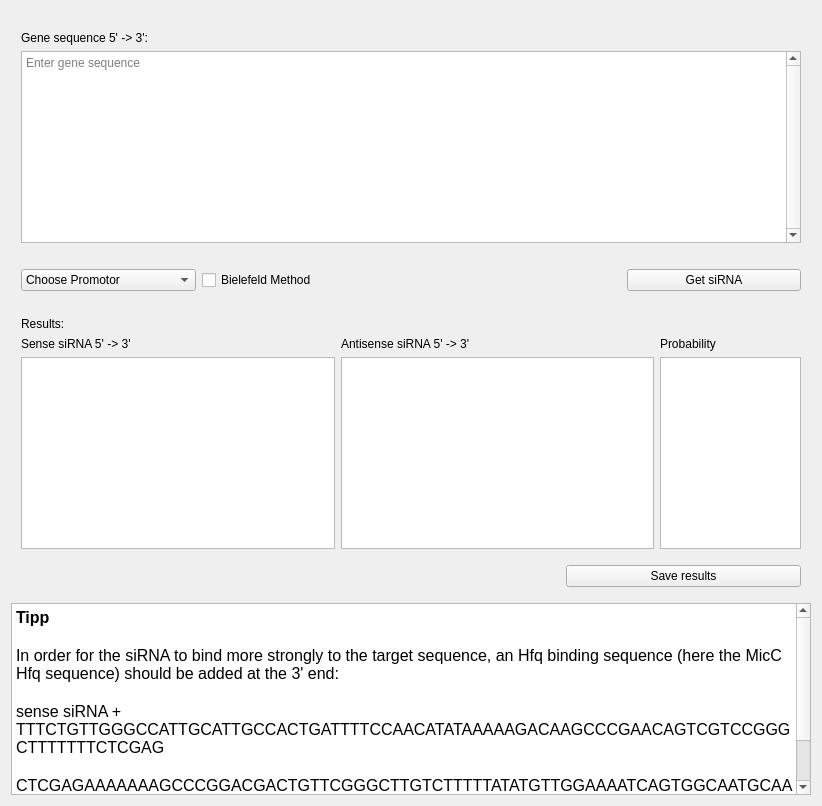
        <widget class="QWidget" name="tab">
         <property name="enabled">
          <bool>true</bool>
         </property>
         <attribute name="title">
          <string>RNAi</string>
         </attribute>
         <layout class="QVBoxLayout" name="verticalLayout_4">
          <item>
           <layout class="QVBoxLayout" name="verticalLayout_3">
            <property name="leftMargin">
             <number>10</number>
            </property>
            <property name="topMargin">
             <number>20</number>
            </property>
            <property name="rightMargin">
             <number>10</number>
            </property>
            <item>
             <widget class="QLabel" name="label">
              <property name="toolTip">
               <string notr="true"/>
              </property>
              <property name="text">
               <string>Gene sequence 5' -&gt; 3':</string>
              </property>
             </widget>
            </item>
            <item>
             <widget class="QTextEdit" name="geneSeq1">
              <property name="verticalScrollBarPolicy">
               <enum>Qt::ScrollBarAlwaysOn</enum>
              </property>
              <property name="placeholderText" stdset="0">
               <string>Enter gene sequence</string>
              </property>
             </widget>
            </item>
           </layout>
          </item>
          <item>
           <layout class="QHBoxLayout" name="horizontalLayout_2">
            <property name="leftMargin">
             <number>10</number>
            </property>
            <property name="topMargin">
             <number>20</number>
            </property>
            <property name="rightMargin">
             <number>10</number>
            </property>
            <property name="bottomMargin">
             <number>20</number>
            </property>
            <item>
             <layout class="QGridLayout" name="gridLayout_3">
              <item row="2" column="0">
               <widget class="QComboBox" name="promotor1">
                <property name="maximumSize">
                 <size>
                  <width>175</width>
                  <height>27</height>
                 </size>
                </property>
                <item>
                 <property name="text">
                  <string>Choose Promotor</string>
                 </property>
                </item>
               </widget>
              </item>
             </layout>
            </item>
            <item>
             <layout class="QGridLayout" name="gridLayout_4">
              <item row="0" column="0">
               <widget class="QCheckBox" name="checkBox">
                <property name="text">
                 <string>Bielefeld Method</string>
                </property>
               </widget>
              </item>
             </layout>
            </item>
            <item>
             <layout class="QGridLayout" name="gridLayout_6">
              <item row="0" column="0">
               <widget class="QLabel" name="label_8">
                <property name="text">
                 <string/>
                </property>
               </widget>
              </item>
             </layout>
            </item>
            <item>
             <layout class="QGridLayout" name="gridLayout_5">
              <item row="0" column="0">
               <widget class="QPushButton" name="getRNA1">
                <property name="enabled">
                 <bool>true</bool>
                </property>
                <property name="maximumSize">
                 <size>
                  <width>174</width>
                  <height>27</height>
                 </size>
                </property>
                <property name="sizeIncrement">
                 <size>
                  <width>0</width>
                  <height>0</height>
                 </size>
                </property>
                <property name="toolTip">
                 <string/>
                </property>
                <property name="text">
                 <string>Get siRNA</string>
                </property>
               </widget>
              </item>
             </layout>
            </item>
           </layout>
          </item>
          <item>
           <layout class="QVBoxLayout" name="verticalLayout_5">
            <property name="leftMargin">
             <number>10</number>
            </property>
            <property name="rightMargin">
             <number>10</number>
            </property>
            <item>
             <widget class="QLabel" name="label_3">
              <property name="text">
               <string>Results:</string>
              </property>
             </widget>
            </item>
            <item>
             <layout class="QGridLayout" name="gridLayout" columnstretch="9,2">
              <item row="0" column="1">
               <layout class="QVBoxLayout" name="verticalLayout_16" stretch="0,0">
                <property name="spacing">
                 <number>6</number>
                </property>
                <property name="sizeConstraint">
                 <enum>QLayout::SetDefaultConstraint</enum>
                </property>
                <property name="leftMargin">
                 <number>0</number>
                </property>
                <item>
                 <widget class="QLabel" name="label_15">
                  <property name="maximumSize">
                   <size>
                    <width>99</width>
                    <height>16777215</height>
                   </size>
                  </property>
                  <property name="text">
                   <string>Probability</string>
                  </property>
                 </widget>
                </item>
                <item>
                 <widget class="QTextBrowser" name="output_text1_3">
                  <property name="maximumSize">
                   <size>
                    <width>16777215</width>
                    <height>16777215</height>
                   </size>
                  </property>
                 </widget>
                </item>
               </layout>
              </item>
              <item row="0" column="0">
               <layout class="QHBoxLayout" name="horizontalLayout_7" stretch="0,0">
                <item>
                 <layout class="QVBoxLayout" name="verticalLayout_14">
                  <property name="leftMargin">
                   <number>0</number>
                  </property>
                  <item>
                   <widget class="QLabel" name="label_2">
                    <property name="maximumSize">
                     <size>
                      <width>279</width>
                      <height>16777215</height>
                     </size>
                    </property>
                    <property name="text">
                     <string>Sense siRNA 5' -&gt; 3'</string>
                    </property>
                   </widget>
                  </item>
                  <item>
                   <widget class="QTextBrowser" name="output_text1_1">
                    <property name="maximumSize">
                     <size>
                      <width>16777215</width>
                      <height>16777215</height>
                     </size>
                    </property>
                   </widget>
                  </item>
                 </layout>
                </item>
                <item>
                 <layout class="QVBoxLayout" name="verticalLayout_15">
                  <property name="leftMargin">
                   <number>0</number>
                  </property>
                  <item>
                   <widget class="QLabel" name="label_11">
                    <property name="maximumSize">
                     <size>
                      <width>279</width>
                      <height>16777215</height>
                     </size>
                    </property>
                    <property name="text">
                     <string>Antisense siRNA 5' -&gt; 3'</string>
                    </property>
                   </widget>
                  </item>
                  <item>
                   <widget class="QTextBrowser" name="output_text1_2">
                    <property name="maximumSize">
                     <size>
                      <width>16777215</width>
                      <height>16777215</height>
                     </size>
                    </property>
                   </widget>
                  </item>
                 </layout>
                </item>
               </layout>
              </item>
             </layout>
            </item>
           </layout>
          </item>
          <item>
           <layout class="QHBoxLayout" name="horizontalLayout_3">
            <property name="margin">
             <number>10</number>
            </property>
            <item>
             <layout class="QGridLayout" name="gridLayout_7">
              <item row="0" column="1">
               <widget class="QLabel" name="label_9">
                <property name="text">
                 <string/>
                </property>
               </widget>
              </item>
             </layout>
            </item>
            <item>
             <layout class="QGridLayout" name="gridLayout_9">
              <item row="0" column="0">
               <layout class="QGridLayout" name="gridLayout_8">
                <item row="0" column="0">
                 <widget class="QLabel" name="label_10">
                  <property name="text">
                   <string/>
                  </property>
                 </widget>
                </item>
               </layout>
              </item>
             </layout>
            </item>
            <item>
             <layout class="QGridLayout" name="gridLayout_10">
              <item row="0" column="0">
               <widget class="QPushButton" name="save_button1">
                <property name="enabled">
                 <bool>true</bool>
                </property>
                <property name="maximumSize">
                 <size>
                  <width>235</width>
                  <height>27</height>
                 </size>
                </property>
                <property name="sizeIncrement">
                 <size>
                  <width>0</width>
                  <height>0</height>
                 </size>
                </property>
                <property name="text">
                 <string>Save results</string>
                </property>
               </widget>
              </item>
             </layout>
            </item>
           </layout>
          </item>
          <item>
           <widget class="QTextBrowser" name="textBrowser_2">
            <property name="html">
             <string>&lt;!DOCTYPE HTML PUBLIC &quot;-//W3C//DTD HTML 4.0//EN&quot; &quot;http://www.w3.org/TR/REC-html40/strict.dtd&quot;&gt;
&lt;html&gt;&lt;head&gt;&lt;meta name=&quot;qrichtext&quot; content=&quot;1&quot; /&gt;&lt;style type=&quot;text/css&quot;&gt;
p, li { white-space: pre-wrap; }
&lt;/style&gt;&lt;/head&gt;&lt;body style=&quot; font-family:'Ubuntu'; font-size:11pt; font-weight:400; font-style:normal;&quot;&gt;
&lt;p style=&quot; margin-top:0px; margin-bottom:0px; margin-left:0px; margin-right:0px; -qt-block-indent:0; text-indent:0px;&quot;&gt;&lt;span style=&quot; font-size:12pt; font-weight:600;&quot;&gt;Tipp&lt;/span&gt;&lt;/p&gt;
&lt;p style=&quot;-qt-paragraph-type:empty; margin-top:0px; margin-bottom:0px; margin-left:0px; margin-right:0px; -qt-block-indent:0; text-indent:0px; font-size:12pt; font-weight:600;&quot;&gt;&lt;br /&gt;&lt;/p&gt;
&lt;p style=&quot; margin-top:0px; margin-bottom:0px; margin-left:0px; margin-right:0px; -qt-block-indent:0; text-indent:0px;&quot;&gt;&lt;span style=&quot; font-size:12pt;&quot;&gt;In order for the siRNA to bind more strongly to the target sequence, an Hfq binding sequence (here the MicC Hfq sequence) should be added at the 3' end:&lt;/span&gt;&lt;/p&gt;
&lt;p style=&quot;-qt-paragraph-type:empty; margin-top:0px; margin-bottom:0px; margin-left:0px; margin-right:0px; -qt-block-indent:0; text-indent:0px; font-size:12pt;&quot;&gt;&lt;br /&gt;&lt;/p&gt;
&lt;p style=&quot; margin-top:0px; margin-bottom:0px; margin-left:0px; margin-right:0px; -qt-block-indent:0; text-indent:0px;&quot;&gt;&lt;span style=&quot; font-size:12pt;&quot;&gt;sense siRNA + TTTCTGTTGGGCCATTGCATTGCCACTGATTTTCCAACATATAAAAAGACAAGCCCGAACAGTCGTCCGGGCTTTTTTTCTCGAG&lt;/span&gt;&lt;/p&gt;
&lt;p style=&quot;-qt-paragraph-type:empty; margin-top:0px; margin-bottom:0px; margin-left:0px; margin-right:0px; -qt-block-indent:0; text-indent:0px; font-size:12pt;&quot;&gt;&lt;br /&gt;&lt;/p&gt;
&lt;p style=&quot; margin-top:0px; margin-bottom:0px; margin-left:0px; margin-right:0px; -qt-block-indent:0; text-indent:0px;&quot;&gt;&lt;span style=&quot; font-size:12pt;&quot;&gt;CTCGAGAAAAAAAGCCCGGACGACTGTTCGGGCTTGTCTTTTTATATGTTGGAAAATCAGTGGCAATGCAATGGCCCAACAGAAA + antisense siRNA&lt;/span&gt;&lt;/p&gt;
&lt;p style=&quot;-qt-paragraph-type:empty; margin-top:0px; margin-bottom:0px; margin-left:0px; margin-right:0px; -qt-block-indent:0; text-indent:0px; font-size:12pt;&quot;&gt;&lt;br /&gt;&lt;/p&gt;
&lt;p style=&quot;-qt-paragraph-type:empty; margin-top:0px; margin-bottom:0px; margin-left:0px; margin-right:0px; -qt-block-indent:0; text-indent:0px; font-size:12pt;&quot;&gt;&lt;br /&gt;&lt;/p&gt;&lt;/body&gt;&lt;/html&gt;</string>
            </property>
           </widget>
          </item>
         </layout>
        </widget>
